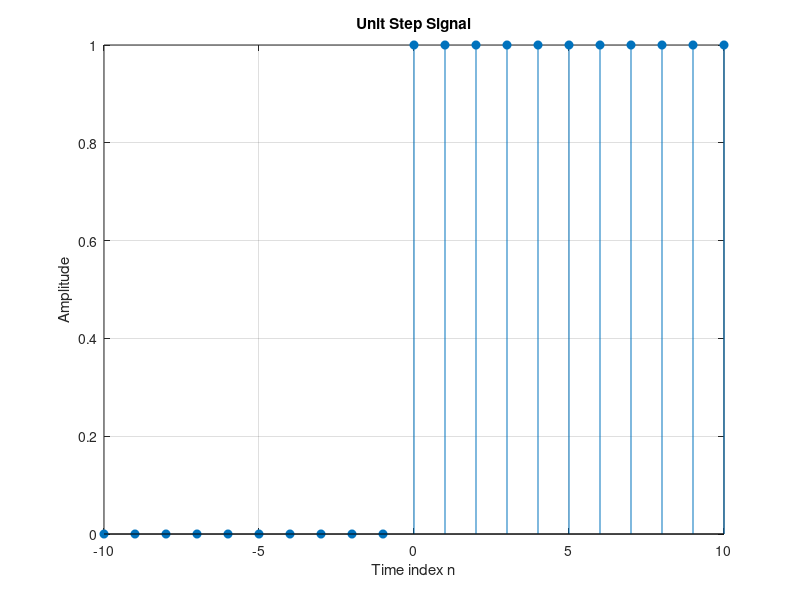

Source code (MATLAB):
clc;
clear all;
close all;

% Define the range of values for n
n = -10:10; % You can adjust this range as needed

% Generate the unit steignal
unit_step = n >= 0;

% Plot the unit step signal
figure;
stem(n, unit_step,'filled');
title('Unit Step Signal');
xlabel('Time index n');
ylabel('Amplitude');
grid on;